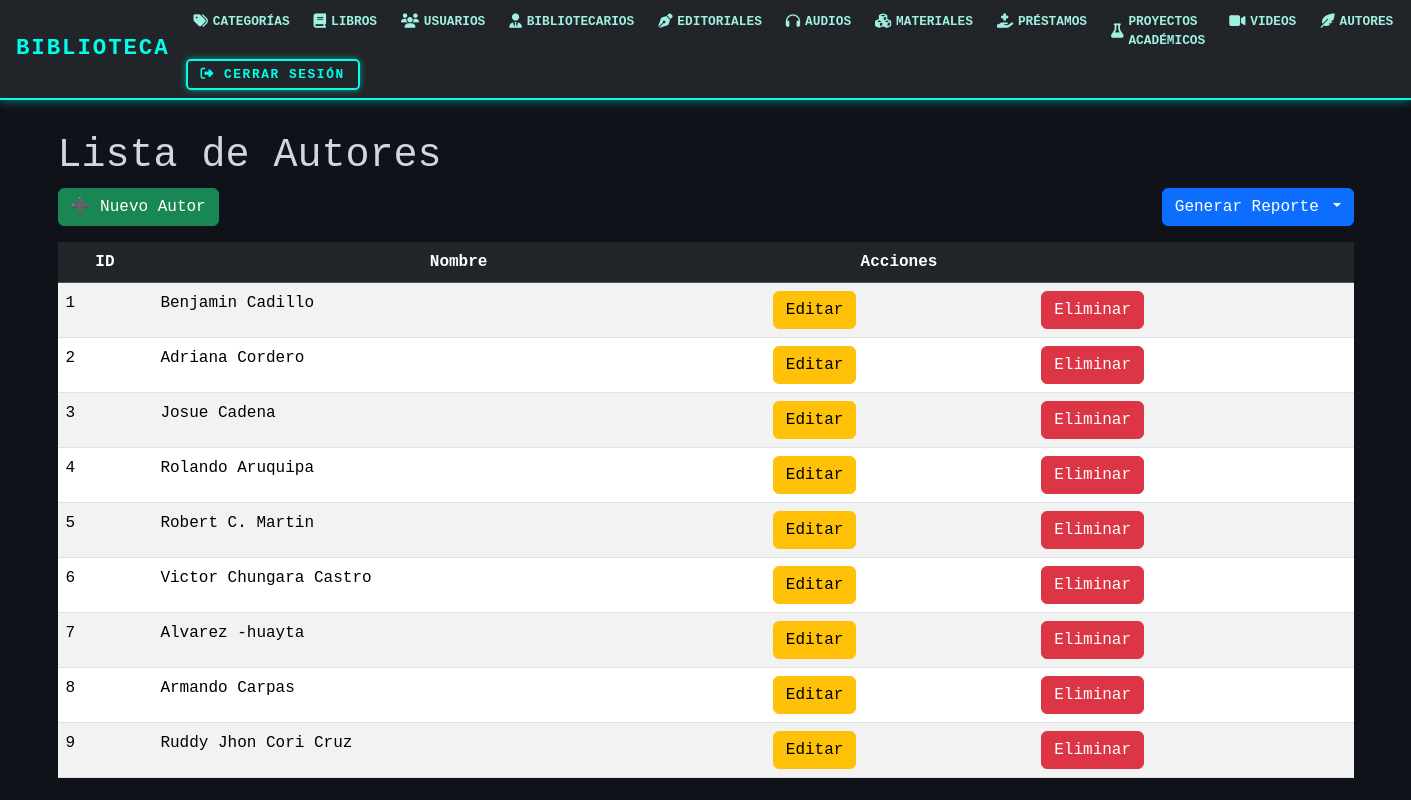
The app's page /autores/, older data.
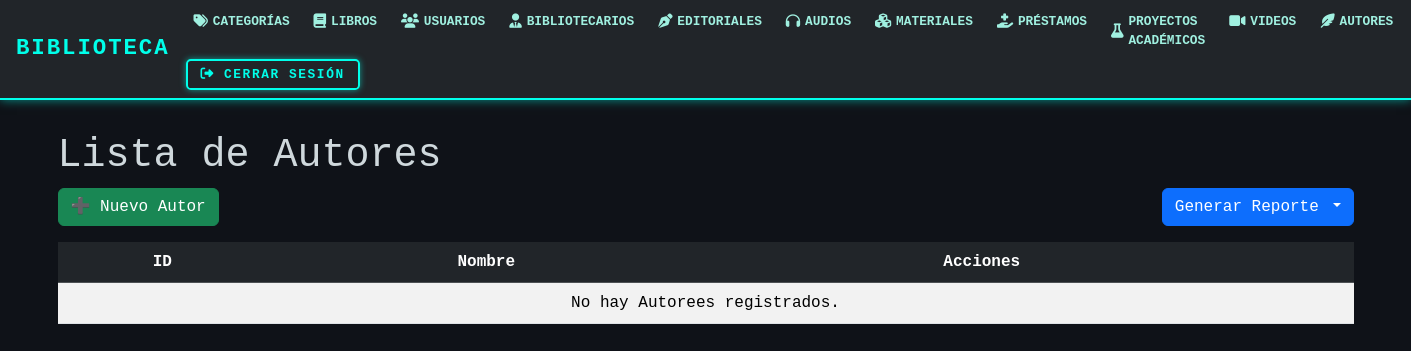
The same page, newer data.
### models/autores_model.py (models this page shows, shortened)
class Autores(db.Model):
    __tablename__ = "autores"
    id_autor = db.Column(db.Integer,primary_key=True)
    nombre = db.Column(db.String(150),nullable=False)
    materiales = db.relationship('Material', back_populates='autor')
    @staticmethod #no depende de la clase
    def get_all():
        return Autores.query.all()

### controllers/autores_controllers.py (the view)
@autor_bp.route("/")
def index():
    autores = Autores.get_all()
    return autores_view.list(autores)

### views/autores_view.py (called while the page is built)
def list(autores):
    return render_template('autores/index.html', autores=autores)

### templates/autores/index.html (shortened to what this page needs)
{% extends 'base.html' %}
{% block content %}
<h1>Lista de Autores</h1>
<div class="d-flex justify-content-between mb-3">
    <a href="{{ url_for('autores.create') }}" class="btn btn-success">➕ Nuevo Autor</a>
    <div class="btn-group">
        <button class="btn btn-primary dropdown-toggle" data-bs-toggle="dropdown" aria-expanded="false">
            Generar Reporte
        </button>
    </div>
</div>
<table class="table table-striped">
    <thead class="table-dark">
        <tr class="text-center">
            <th>ID</th>
            <th>Nombre</th>
            <th>Acciones</th>
            <th></th>
        </tr>
    </thead>
    {% for item in autores %}
    <tr>
        <td>{{ item.id_autor }}</td>
        <td>{{ item.nombre }}</td>
        <td>
            <a href="{{ url_for('autores.edit', id_autor=item.id_autor) }}" class="btn btn-warning">Editar</a>
        </td>
        <td>
            <a href="{{ url_for('autores.delete', id_autor=item.id_autor) }}" class="btn btn-danger"
   onclick="return confirm('¿Estás seguro de eliminar este autor?')">Eliminar</a>
        </td>
    </tr>
    {% else %}
    <tr>
            <td colspan="6" class="text-center">No hay Autorees registrados.</td>
    </tr>
    {% endfor %}
</table>
{% endblock %}

Row changes from the older to the newer data that the page shows:
removed Autores: id_autor "1", nombre "Benjamin Cadillo"
removed Autores: id_autor "2", nombre "Adriana Cordero"
removed Autores: id_autor "3", nombre "Josue Cadena"
removed Autores: id_autor "4", nombre "Rolando Aruquipa"
removed Autores: id_autor "5", nombre "Robert C. Martin"
removed Autores: id_autor "6", nombre "Victor Chungara Castro"
removed Autores: id_autor "7", nombre "Alvarez -huayta"
removed Autores: id_autor "8", nombre "Armando Carpas"
removed Autores: id_autor "9", nombre "Ruddy Jhon Cori Cruz"
Text that changed along with them:
text now shown: "No hay Autorees registrados."
